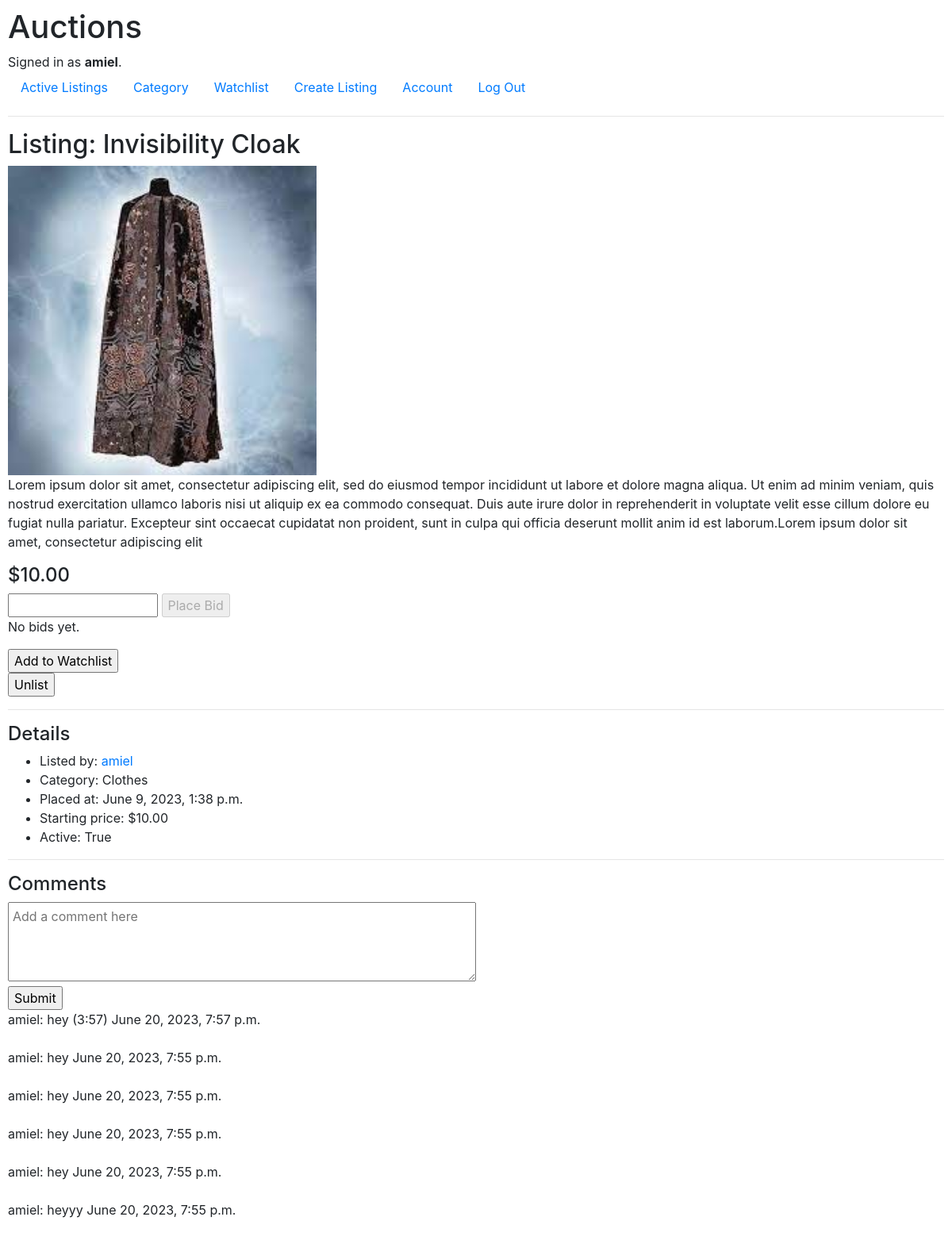
/listings/1 (signed in), run on the app's committed database.
### auctions/models.py (models this page shows, shortened)
class User(AbstractUser):
    watchlist = models.ManyToManyField('Listing', related_name="watchlist")

class Listing(models.Model):
    name = models.CharField(max_length=64)
    category = models.ForeignKey(Category, on_delete=models.RESTRICT)
    image = models.ImageField(upload_to="auctions/static/auctions")
    lister = models.ForeignKey(User, on_delete=models.CASCADE, related_name="listings")
    description = models.TextField(null=True, blank=True, max_length=500)
    time = models.DateTimeField(auto_now_add=True)
    start_price = models.DecimalField(decimal_places=2, max_digits=10)
    is_active = models.BooleanField()
    def image_name(self):
        dir = self.image.name.split("/")
        return dir[-1]
    def highest_bid(self):
        highest_bid_instance = self.bids.order_by('-bid').first()
        if highest_bid_instance:
            return highest_bid_instance.bid
        return self.start_price
    def highest_bidder(self):
        highest_bid_instance = self.bids.order_by('-bid').first()
        if highest_bid_instance:
            return highest_bid_instance.bidder
        return "no bids yet"

class Category(models.Model):
    category = models.CharField(max_length=64)
    def __str__(self):
        return f"{self.category}"

class Comment(models.Model):
    comment = models.CharField(max_length=1000000000)
    commenter = models.ForeignKey(User, on_delete=models.CASCADE)
    listing = models.ForeignKey(Listing, on_delete=models.CASCADE, related_name="comments")
    time = models.DateTimeField(auto_now_add=True)

### auctions/views.py (the view, shortened to what this page needs)
# urls.py: path("listings/<int:listing_id>", views.listing, name="listing")
def listing(request, listing_id):
    listing = Listing.objects.get(pk=listing_id)
    comments = listing.comments.all().order_by("-time")
    bids = listing.bids.all()
    bid_amount = len(bids)
    minimum_bid = listing.start_price
    if listing.start_price < listing.highest_bid():
        minimum_bid = float(listing.highest_bid())+0.01
    return render(request, "auctions/listing.html", {
        "bid_form": PlaceBidForm(min_value = minimum_bid),
        "comment_form": CommentForm(),
        "listing_id": listing_id,
        "listing": listing,
        "bids": bids,
        "comments": comments,
        "bid_amount": bid_amount,
        "in_watchlist": request.user.watchlist.filter(id=listing_id).exists()
    })

### auctions/views.py
class PlaceBidForm(forms.Form):
    bid_amount = forms.DecimalField(label="", max_digits=9, decimal_places=2, max_value=999999999.99)
    def __init__(self, *args, **kwargs):
        min_value = kwargs.pop('min_value', None)
        super().__init__(*args, **kwargs)
        if min_value is not None:
            self.fields['bid_amount'].widget.attrs['min'] = min_value

class CommentForm(forms.Form):
    comment = forms.CharField(label = "", widget=forms.Textarea(attrs={"placeholder": "Add a comment here"}))

### auctions/templates/auctions/listing.html (shortened to what this page needs)
{% extends "auctions/layout.html" %}
{% block body %}
    <h2>Listing: {{ listing.name }}</h2>
    <img src="/static/auctions/{{ listing.image_name }}" alt="Image of {{ listing.name }}">
    <p>{{ listing.description }}</p>
    <h4>${{ listing.highest_bid }}</h4>
    {% if listing.is_active %}
        {% if not listing.lister == user %}
            <form method="POST" action="{% url 'listing' listing_id=listing_id %}">
                {% csrf_token %}
                {{ bid_form }}
                <input type="submit" value="Place Bid">
        {% else %}
            <form method="POST">
                <div title="You can't place bids on your own listing.">
                    {{ bid_form }}
                    <input type="submit" value="Place Bid" disabled="true">
                </div>
        {% endif %}
            </form>
    {% endif %}
    {% if listing.highest_bidder == "no bids yet" %}
        <p>No bids yet.</p>
    {% endif %}
    {% if listing.is_active %}
        <form method="POST" action="{% url 'listing' listing_id=listing_id %}">
            {% if in_watchlist %}
                <input name="remove" type="submit" value="Remove from Watchlist"/>
            {% else %}
                <input name="add" type="submit" value="Add to Watchlist"/>
            {% endif %}
        </form>
        {% if listing.lister == user %}
            <form method="POST" action="{% url 'listing' listing_id=listing_id %}">
                <input name="unlist" type="submit" value="Unlist">
            </form>
        {% endif %}
    {% endif %}
    <hr>
    <h4>Details</h4>
    <ul>
        <li>Listed by: <a href="{% url 'user' username=listing.lister %}">{{ listing.lister }}</a></li>
        <li>Category: {{ listing.category }}</li>
        <li>Placed at: {{ listing.time }}</li>
        <li>Starting price: ${{ listing.start_price }}</li>
        <li>Active: {{ listing.is_active }}</li>
    </ul>
    <hr>
    <h4>Comments</h4>
    <form method="POST" action="{% url 'listing' listing_id=listing_id %}">
        {{ comment_form }}
        <br>
        <input type="submit">
    </form>
    {% for comment in comments %}
        <div>
            {{ comment.commenter }}:
            {{ comment.comment }}
            {{ comment.time }}
        </div>
        <br>
    {% endfor %}
{% endblock %}

### auctions/templates/auctions/layout.html (shortened to what this page needs)
{% load static %}
<!DOCTYPE html>
<html lang="en">
    <head>
        <link rel="stylesheet" href="https://stackpath.bootstrapcdn.com/bootstrap/4.4.1/css/bootstrap.min.css">
        <link href="{% static 'auctions/styles.css' %}" rel="stylesheet">
    </head>
    <body>
        <h1>Auctions</h1>
        <div>
            {% if user.is_authenticated %}
                Signed in as <strong>{{ user.username }}</strong>.
            {% else %}
                Not signed in.
            {% endif %}
        </div>
        <ul class="nav">
            <li class="nav-item">
                <a class="nav-link" href="{% url 'index' %}">Active Listings</a>
            </li>
            <li class="nav-item">
                <a class="nav-link" href="{% url 'categories' %}">Category</a>
            </li>
            {% if user.is_authenticated %}
                <li class="nav-item">
                    <a class="nav-link" href="{% url 'watchlist' %}">Watchlist</a>
                </li>
                <li class="nav-item">
                    <a class="nav-link" href="{% url 'create_listing' %}">Create Listing</a>
                </li>
                <li class="nav-item">
                    <a class="nav-link" href="{% url 'user' username=user %}">Account</a>
                </li>
                <li class="nav-item">
                    <a class="nav-link" href="{% url 'logout' %}">Log Out</a>
                </li>
            {% endif %}
        </ul>
        <hr>
        {% block body %}
        {% endblock %}
    </body>
</html>

### auctions/static/auctions/styles.css (style rules this page uses)
body { padding: 10px; }
img { width: 33%; height: 100%; align-self: center; object-fit: contain; }
textarea { width: 50%; padding: 5px; height: 100px; }

### data on the page
User: username "amiel"
Listing: name "Invisibility Cloak", image_name (picture), description "Lorem ipsum dolor sit amet, consectetur adipiscing elit, sed do eiusmod tempor incididunt ut labore et dolore magna aliqua. Ut enim ad minim veniam, quis nostrud exercitation ullamco laboris nisi ut aliquip ex ea commodo consequat. Duis aute irure dolor in reprehenderit in voluptate velit esse cillum dolore eu fugiat nulla pariatur. Excepteur sint occaecat cupidatat non proident, sunt in culpa qui officia deserunt mollit anim id est laborum.Lorem ipsum dolor sit amet, consectetur adipiscing elit", highest_bid "10.00", lister "amiel", category "Clothes", time "June 9, 2023, 1:38 p.m.", start_price "10.00", is_active "True"
Comment: commenter "amiel", comment "hey (3:57)", time "June 20, 2023, 7:57 p.m."
Comment: commenter "amiel", comment "hey", time "June 20, 2023, 7:55 p.m."
Comment: commenter "amiel", comment "hey", time "June 20, 2023, 7:55 p.m."
Comment: commenter "amiel", comment "hey", time "June 20, 2023, 7:55 p.m."
Comment: commenter "amiel", comment "hey", time "June 20, 2023, 7:55 p.m."
Comment: commenter "amiel", comment "heyyy", time "June 20, 2023, 7:55 p.m."
